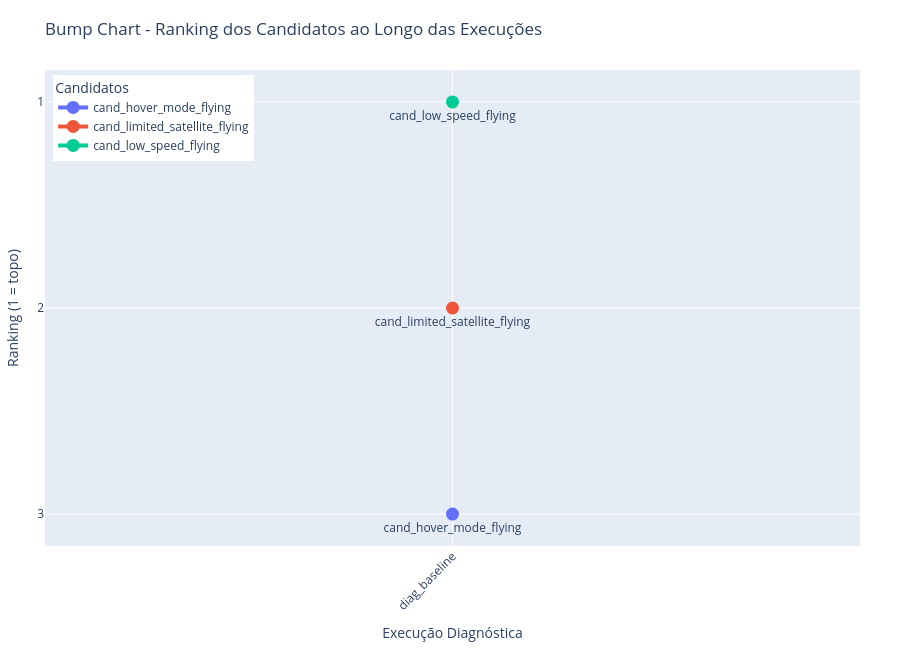

The notebook cell this image was saved under:
### Code cell
import pandas as pd
import plotly.graph_objects as go

# Carregar e preparar os dados
diagnosis_order = [
    "remove_90_then", "remove_60_then", "remove_30_then", 
    "remove_90_given", "remove_60_given", "remove_30_given", 
    "diag_baseline", 
    "add_30_given", "add_60_given", "add_90_given", 
    "add_30_then", "add_60_then", "add_90_then"
]

# Montar matriz pivô
df_pivot = df.pivot(index="candidate_name", columns="diagnosed_name", values="similarity_result")
df_pivot = df_pivot[[col for col in diagnosis_order if col in df_pivot.columns]]

# Gerar ranking (1 = topo) para cada execução
df_rank = df_pivot.rank(ascending=False, axis=0, method='min')

# Plotar o bump chart
fig = go.Figure()
for cand in df_rank.index:
    fig.add_trace(go.Scatter(
        x=df_rank.columns,
        y=df_rank.loc[cand],
        mode='lines+markers+text',
        name=str(cand),
        line=dict(width=4),
        marker=dict(size=13),
        text=["" if i not in [0, len(df_rank.columns)-1] else str(cand) for i in range(len(df_rank.columns))],
        textposition="bottom center"
    ))
fig.update_layout(
    title='Bump Chart - Ranking dos Candidatos ao Longo das Execuções',
    xaxis_title='Execução Diagnóstica',
    yaxis_title='Ranking (1 = topo)',
    yaxis=dict(autorange='reversed', dtick=1),  # 1 no topo!
    xaxis=dict(tickangle=-45),
    width=900,
    height=650,
    legend=dict(title="Candidatos", yanchor="top", y=0.99, xanchor="left", x=0.01),
    margin=dict(l=40, r=40, t=70, b=90)
)
fig.show()

### Figure 1 — Plotly figure (JSON) as saved in the notebook; plotly's stock layout.template omitted (floating-point values rounded to 4 significant figures)
{"data": [{"line": {"width": 4}, "marker": {"size": 13}, "mode": "lines+markers+text", "name": "cand_hover_mode_flying", "text": ["cand_hover_mode_flying"], "textposition": "bottom center", "type": "scatter", "x": ["diag_baseline"], "y": [3.0]}, {"line": {"width": 4}, "marker": {"size": 13}, "mode": "lines+markers+text", "name": "cand_limited_satellite_flying", "text": ["cand_limited_satellite_flying"], "textposition": "bottom center", "type": "scatter", "x": ["diag_baseline"], "y": [2.0]}, {"line": {"width": 4}, "marker": {"size": 13}, "mode": "lines+markers+text", "name": "cand_low_speed_flying", "text": ["cand_low_speed_flying"], "textposition": "bottom center", "type": "scatter", "x": ["diag_baseline"], "y": [1.0]}], "layout": {"height": 650, "legend": {"title": {"text": "Candidatos"}, "x": 0.01, "xanchor": "left", "y": 0.99, "yanchor": "top"}, "margin": {"b": 90, "l": 40, "r": 40, "t": 70}, "title": {"text": "Bump Chart - Ranking dos Candidatos ao Longo das Execuções"}, "width": 900, "xaxis": {"tickangle": -45, "title": {"text": "Execução Diagnóstica"}}, "yaxis": {"autorange": "reversed", "dtick": 1, "title": {"text": "Ranking (1 = topo)"}}}}
